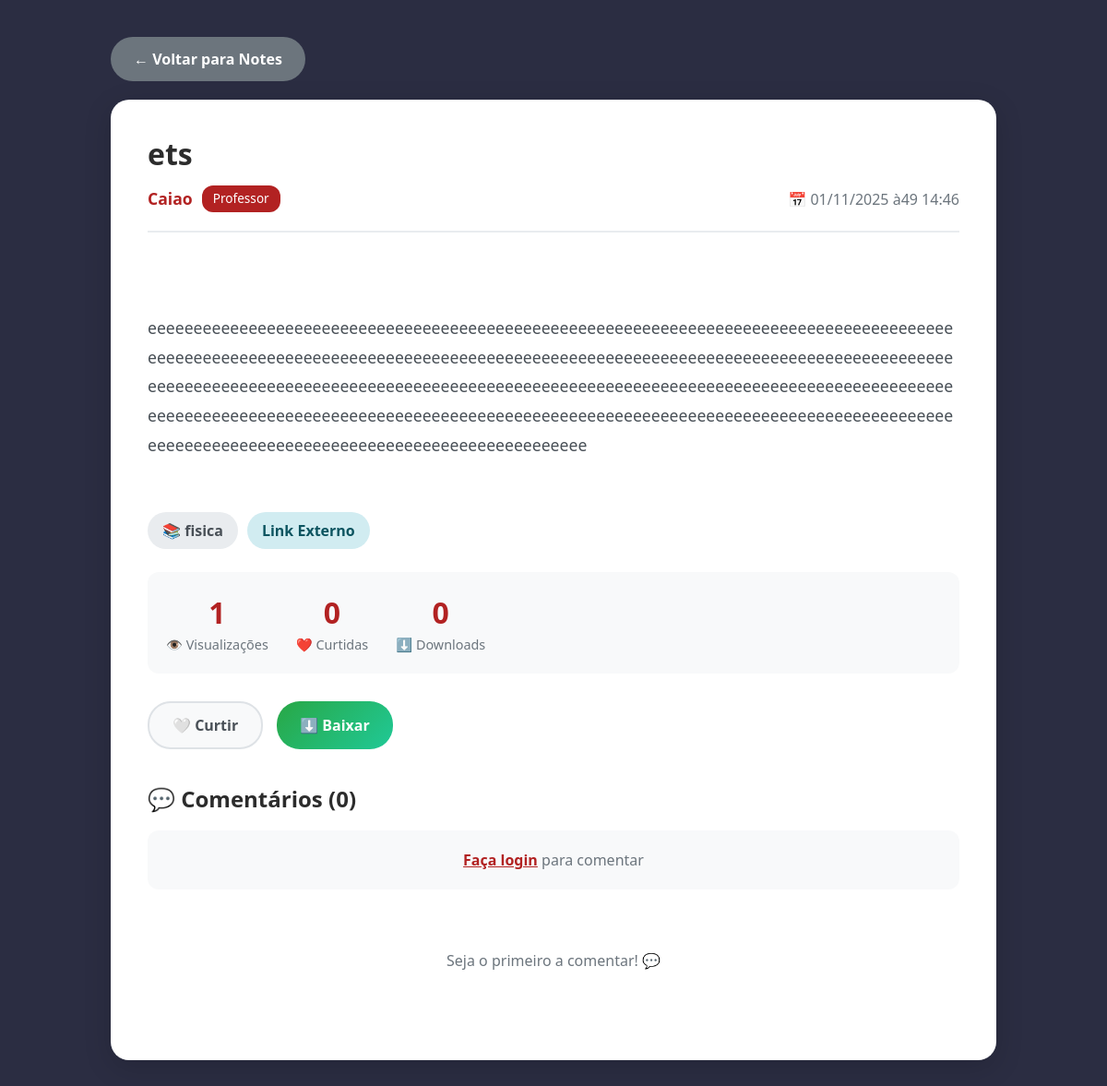
The app's page /notes/10/, older data.
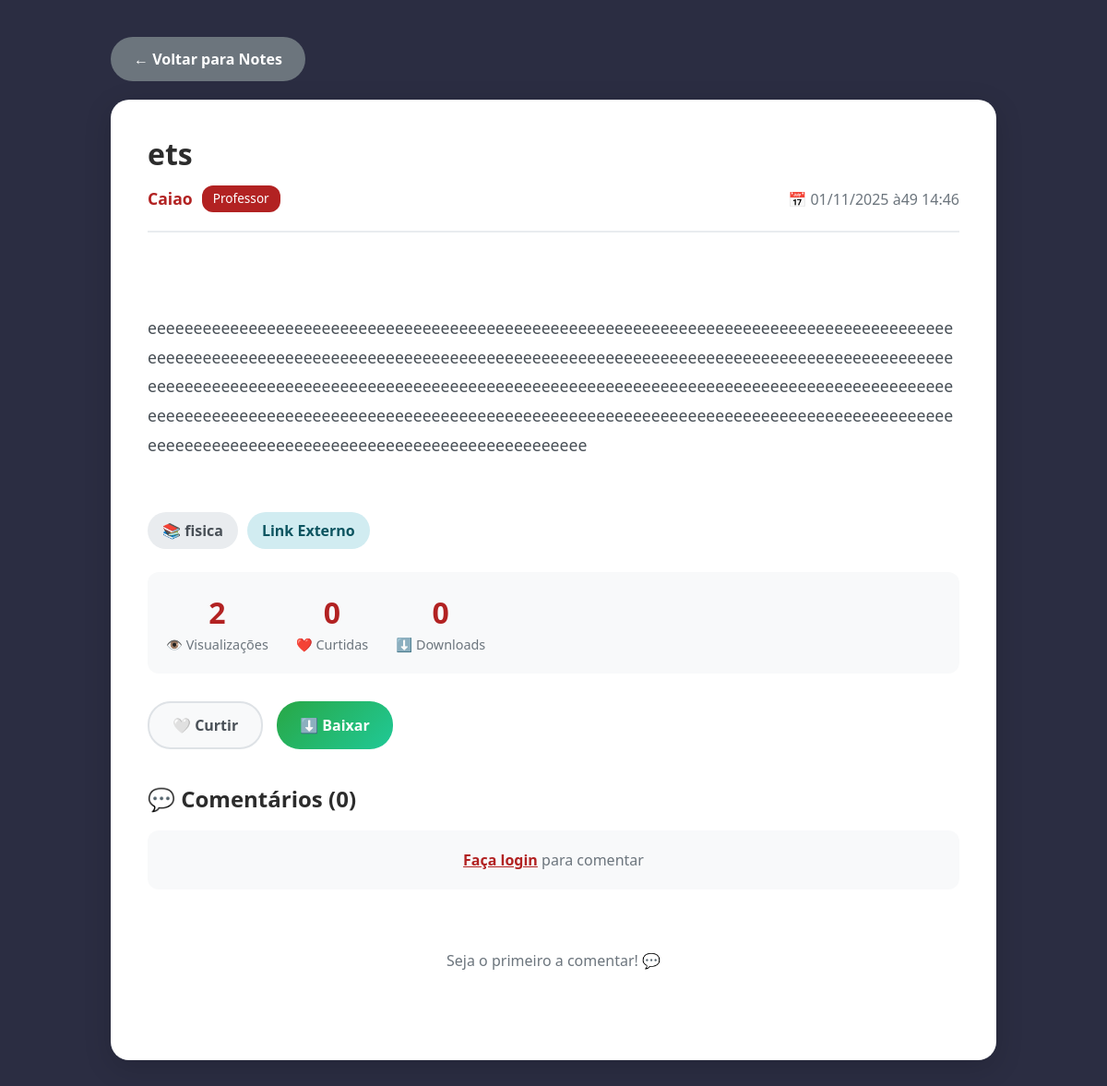
The same page, newer data.
### notes/models.py (models this page shows, shortened)
class Note(models.Model):
    FILE_TYPES = [
        ('DOC', 'Documento Word'),
        ('PDF', 'PDF'),
        ('PPT', 'Apresentação'),
        ('LINK', 'Link Externo'),
    ]
    author = models.ForeignKey(User, on_delete=models.CASCADE, related_name='notes', verbose_name='Autor')
    title = models.CharField(max_length=50, verbose_name='Título')  # Limite reduzido para 50
    description = models.TextField(max_length=400, blank=True, verbose_name='Descrição')  # Limite 400
    file_type = models.CharField(max_length=10, choices=FILE_TYPES, verbose_name='Tipo')
    file = models.FileField(
        upload_to='notes_files/',
        null=True,
        blank=True,
        validators=[validate_file_size, validate_file_extension],
        verbose_name='Arquivo'
    )
    link = models.URLField(null=True, blank=True, verbose_name='Link')
    subject = models.CharField(max_length=60, null=True, blank=True, verbose_name='Matéria')
    is_recommended = models.BooleanField(default=False, verbose_name='Recomendado')
    created_at = models.DateTimeField(default=timezone.now, verbose_name='Criado em')
    views = models.PositiveIntegerField(default=0, db_index=True, verbose_name='Visualizações')
    likes = models.PositiveIntegerField(default=0, db_index=True, verbose_name='Curtidas')
    downloads = models.PositiveIntegerField(default=0, db_index=True, verbose_name='Downloads')
    class Meta:
        ordering = ['-is_recommended', '-likes', '-views', '-downloads', '-created_at']
        verbose_name = 'Note'
        verbose_name_plural = 'Notes'
        indexes = [
            models.Index(fields=['-likes', '-views']),
            models.Index(fields=['subject']),
            models.Index(fields=['-created_at']),
        ]

### accounts/models.py (models this page shows, shortened)
class User(AbstractUser):
    USER_TYPE_CHOICES = (
        ('admin', 'Administrador'),
        ('professor', 'Professor'),
        ('estudante', 'Estudante'),
    )
    user_type = models.CharField(
        max_length=20,
        choices=USER_TYPE_CHOICES,
        default='estudante',
        verbose_name='Tipo de Usuário'
    )
    matricula = models.CharField(max_length=20, blank=True, null=True, verbose_name='Matrícula')
    telefone = models.CharField(max_length=15, blank=True, null=True, verbose_name='Telefone')
    class Meta:
        verbose_name = 'Usuário'
        verbose_name_plural = 'Usuários'

### notes/views.py (the view, shortened to what this page needs)
# urls.py: path('<int:pk>/', views.note_detail, name='detail'),
def note_detail(request, pk):
    note = get_object_or_404(Note.objects.select_related('author'), pk=pk)
    if request.user.is_authenticated:
        view_created = NoteView.objects.get_or_create(note=note, user=request.user)
        if view_created[1]:  # [1] é o boolean 'created'
            Note.objects.filter(pk=pk).update(views=F('views') + 1)
            note.refresh_from_db(fields=['views'])
    user_liked = False
    if request.user.is_authenticated:
        user_liked = NoteLike.objects.filter(note=note, user=request.user).exists()
    recommendations = NoteRecommendation.objects.filter(note=note).select_related('teacher')
    primary_recommendation = None
    other_recommendations_count = 0
    auto_recommend_reason = None
    is_author_teacher = note.author.user_type == 'professor' or note.author.is_staff
    can_recommend = request.user.is_authenticated and (request.user.user_type == 'professor' or request.user.is_staff)
    user_has_recommended = False
    if can_recommend:
        user_has_recommended = NoteRecommendation.objects.filter(note=note, teacher=request.user).exists()
    comments = note.comments.select_related('author').all()
    context = {
        'note': note,
        'comments': comments,
        'user_liked': user_liked,
        'is_author_teacher': is_author_teacher,
        'can_recommend': can_recommend,
        'user_has_recommended': user_has_recommended,
        'primary_recommendation': primary_recommendation,
        'other_recommendations_count': other_recommendations_count,
        'all_recommendations': recommendations,
        'auto_recommend_reason': auto_recommend_reason,
    }
    return render(request, 'notes/note_detail.html', context)

### notes/templates/notes/note_detail.html (shortened to what the changed rows need)
<!DOCTYPE html>
<html lang="pt-br">
<head>
    {% load static %}
    <link href="https://cdn.jsdelivr.net/npm/bootstrap@5.3.0/dist/css/bootstrap.min.css" rel="stylesheet">
</head>
<body>
    <div class="container">
        <div class="note-detail-card">
            <div class="note-header">
                <h1 class="note-title">{{ note.title }}</h1>
                <div class="note-meta">
                    <div class="author-info">
                        <span class="author-name">{{ note.author.username }}</span>
                        {% if is_author_teacher %}
                            <span class="badge-professor">Professor</span>
                        {% endif %}
                    </div>
                    <div style="color: #6c757d;">
                        📅 {{ note.created_at|date:"d/m/Y às H:i" }}
                    </div>
                </div>
            </div>
            {% if note.description %}
                <div class="note-description">
                    {{ note.description }}
                </div>
            {% endif %}
            <div class="note-badges">
                {% if note.subject %}
                    <span class="badge-subject">📚 {{ note.subject }}</span>
                {% endif %}
                <span class="badge-type">{{ note.get_file_type_display }}</span>
            </div>
            <div class="metrics">
                <div class="metric-item">
                    <div class="metric-number">{{ note.views }}</div>
                    <div class="metric-label">👁️ Visualizações</div>
                </div>
                <div class="metric-item">
                    <div class="metric-number" id="likesCount">{{ note.likes }}</div>
                    <div class="metric-label">❤️ Curtidas</div>
                </div>
                <div class="metric-item">
                    <div class="metric-number">{{ note.downloads }}</div>
                    <div class="metric-label">⬇️ Downloads</div>
                </div>
            </div>
            <div class="action-buttons">
                {% if user.is_authenticated %}
                    <button class="btn-action btn-like {% if user_liked %}liked{% endif %}" id="likeBtn" onclick="toggleLike()">
                        <span id="likeIcon">{% if user_liked %}❤️{% else %}🤍{% endif %}</span>
                        <span id="likeText">{% if user_liked %}Descurtir{% else %}Curtir{% endif %}</span>
                    </button>
                    {% if note.file %}
                        <a href="{% url 'notes:download' note.pk %}" class="btn-action btn-download">
                            ⬇️ Baixar Arquivo
                        </a>
                    {% elif note.link %}
                        <a href="{{ note.link }}" target="_blank" class="btn-action btn-download">
                            🔗 Acessar Link
                        </a>
                    {% endif %}
                    {% if can_recommend %}
                        <button class="btn-action btn-recommend {% if user_has_recommended %}active{% endif %}"
                                id="recommendBtn" onclick="toggleRecommend()">
                            <span id="recommendIcon">{% if user_has_recommended %}✅{% else %}⭐{% endif %}</span>
                            <span id="recommendText">{% if user_has_recommended %}Remover Recomendação{% else %}Recomendar{% endif %}</span>
                        </button>
                    {% endif %}
                {% else %}
                    <button class="btn-action btn-like" data-bs-toggle="modal" data-bs-target="#loginRequiredModal">
                    </button>
                    <button class="btn-action btn-download" data-bs-toggle="modal" data-bs-target="#loginRequiredModal">
                    </button>
                {% endif %}
            </div>
            <div class="comments-section">
                <h2 class="comments-header">💬 Comentários ({{ comments.count }})</h2>
                {% if user.is_authenticated %}
                    <form method="POST" class="comment-form" id="commentForm">
                        {% csrf_token %}
                        <textarea name="text" class="comment-input" rows="3"
                                  placeholder="Escreva seu comentário (máx 400 caracteres)..."
                                  maxlength="400" id="commentInput" required></textarea>
                        <div style="text-align: right; margin-top: 5px;">
                            <small style="color: #6c757d;" id="commentCount">0/400</small>
                        </div>
                        <button type="submit" class="btn-comment">Comentar</button>
                    </form>
                {% else %}
                    <div class="comment-form">
                    </div>
                {% endif %}
                <div id="commentsList">
                </div>
            </div>
        </div>
    </div>
</body>
</html>

Row changes from the older to the newer data that the page shows:
changed Note "ets": views "1" → "2"
